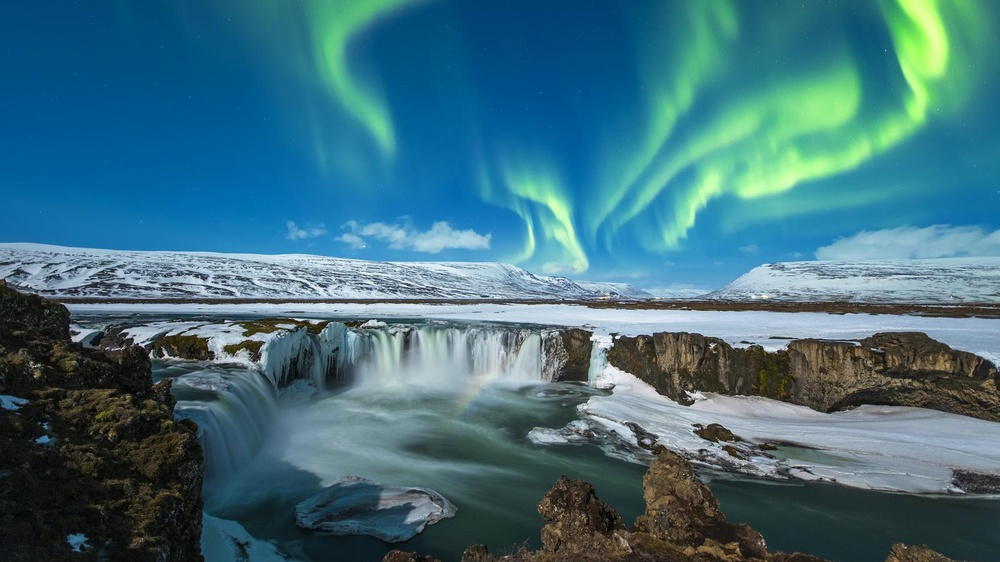
//> input picture C++/opencv/class3/p1.jpg, 1000 x 562 px, shrunk from 1600 x 900 before the run
$ ./ch2   (built with g++ and OpenCV 4)
//> lines starting //> are read from the running program, lines starting //| are printed output that depends on the picture
#include <iostream>
#include <opencv2/opencv.hpp>

using namespace std;
using namespace cv;

int main(int argc, char **argv)
{
    Mat src = imread("../p1.jpg");
//> src is the input picture: 562 rows x 1000 cols, CV_8UC3; mean B, G, R 125.5, 111.6, 64
    namedWindow("INPUT", WINDOW_FREERATIO);
    if(src.empty())
    {
        cout << "could not load the picture" << endl;
        return -1;
    }
    imshow("INPUT", src);

    // Robert
    Mat robert_dst_x, robert_dst_y;
    Mat robert_kernel_x = (Mat_<int>(2, 2) << 1, 0, 0, -1);
    Mat robert_kernel_y = (Mat_<int>(2, 2) << 0, 1, -1, 0);
    filter2D(src, robert_dst_x, -1, robert_kernel_x, Point(-1,-1), 0.0);
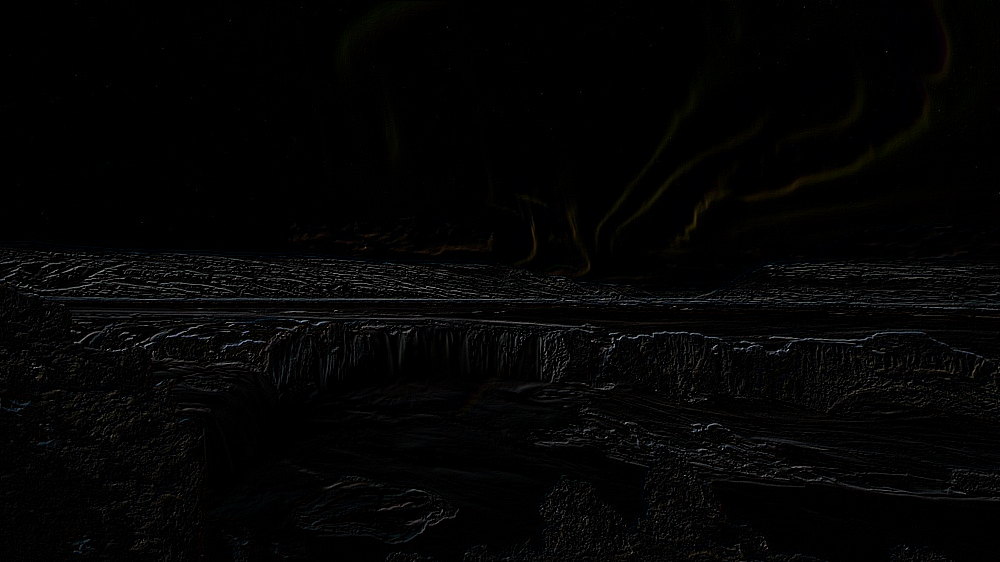
//> robert_dst_x: 562 rows x 1000 cols, CV_8UC3; mean B, G, R 4, 4, 4
    filter2D(src, robert_dst_y, -1, robert_kernel_y, Point(-1,-1), 0.0);
    namedWindow("ROBERT_X", WINDOW_FREERATIO);
    namedWindow("ROBERT_Y", WINDOW_FREERATIO);
    imshow("ROBERT_X", robert_dst_x);
    imshow("ROBERT_Y", robert_dst_y);
    imshow("ROBERT_ADD", robert_dst_x + robert_dst_y);
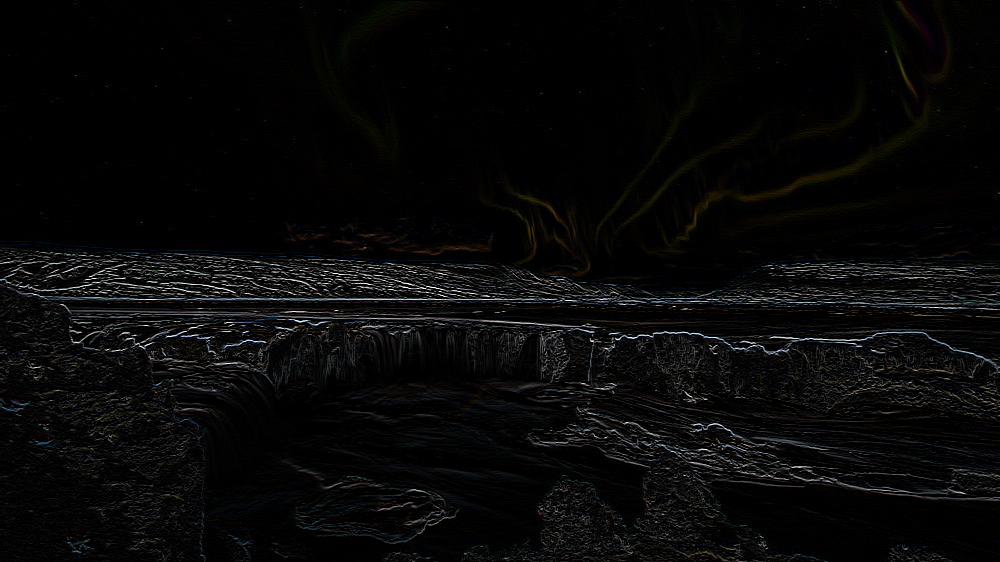
//> window 'ROBERT_ADD': 562 rows x 1000 cols, CV_8UC3; mean B, G, R 8.2, 8.3, 8.2
    waitKey(0);
    destroyAllWindows();

    // Sobel
    Mat sobel_dst_x, sobel_dst_y;
    Mat sobel_kernel_x = (Mat_<int>(3, 3) << -1, 0, 1, -2, 0, 2, -1, 0, 1);
    Mat sobel_kernel_y = (Mat_<int>(3, 3) << -1, -2, -1, 0, 0, 0, 1, 2, 1);
    filter2D(src, sobel_dst_x, -1, sobel_kernel_x, Point(-1,-1), 0.0);
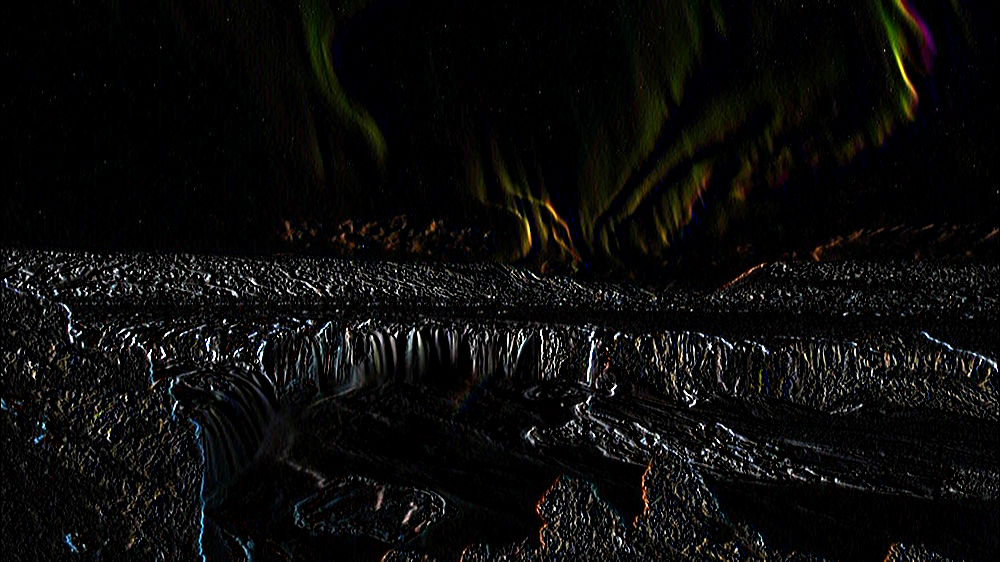
//> sobel_dst_x: 562 rows x 1000 cols, CV_8UC3; mean B, G, R 10.4, 11.2, 11.4
    filter2D(src, sobel_dst_y, -1, sobel_kernel_y, Point(-1,-1), 0.0);
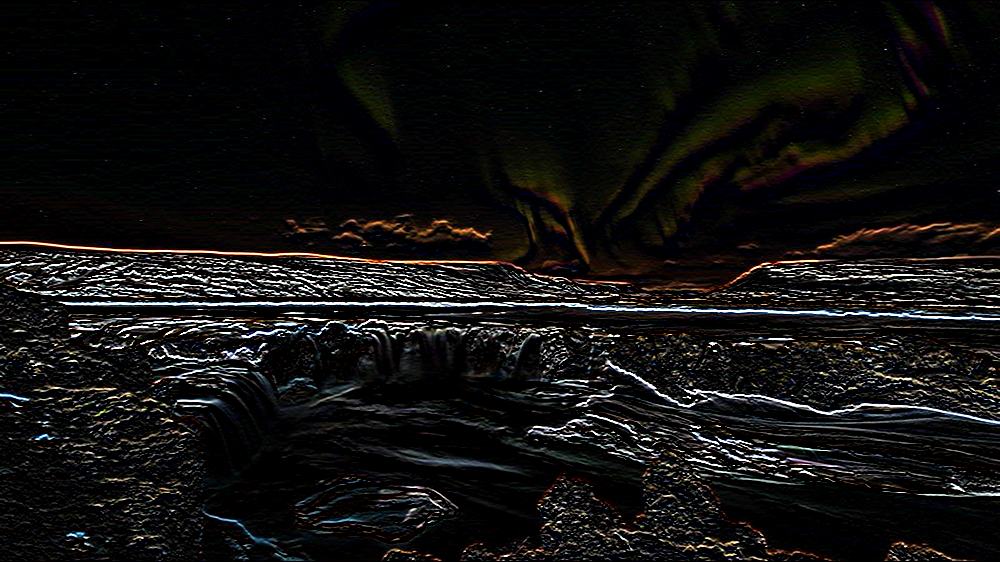
//> sobel_dst_y: 562 rows x 1000 cols, CV_8UC3; mean B, G, R 16.8, 17.4, 18.2
    namedWindow("SOBEL_X", WINDOW_FREERATIO);
    namedWindow("SOBEL_Y", WINDOW_FREERATIO);
    imshow("SOBEL_X", sobel_dst_x);
    imshow("SOBEL_Y", sobel_dst_y);
    imshow("SOBEL_ADD", sobel_dst_x + sobel_dst_y);
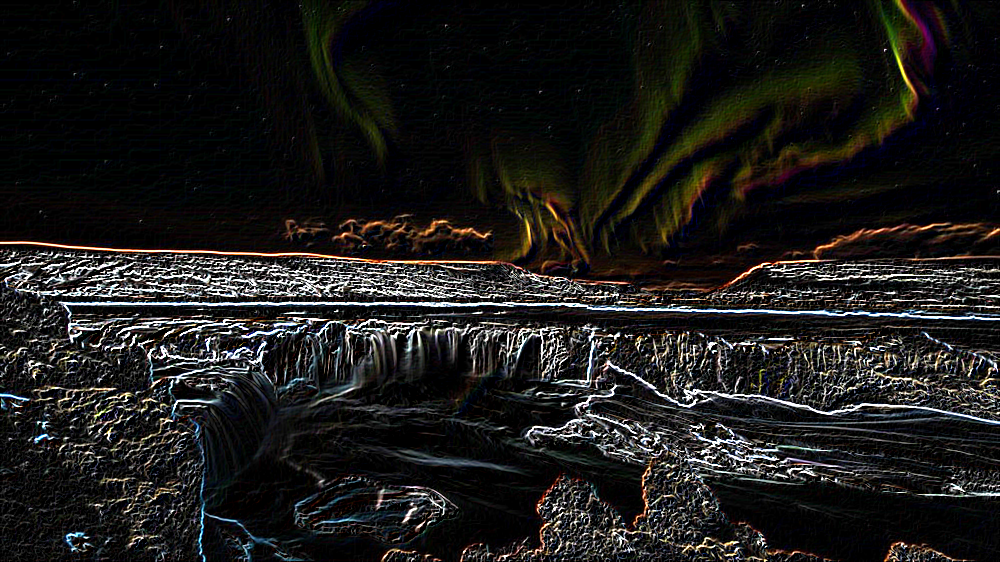
//> window 'SOBEL_ADD': 562 rows x 1000 cols, CV_8UC3; mean B, G, R 26.5, 27.9, 28.8
    waitKey(0);
    destroyAllWindows();

    // Laplace
    Mat laplace_dst;
    Mat laplace_kernel = (Mat_<int>(3, 3) << 0, -1, 0, -1, 4, -1, 0, -1, 0);
    filter2D(src, laplace_dst, -1, laplace_kernel, Point(-1,-1), 0.0);
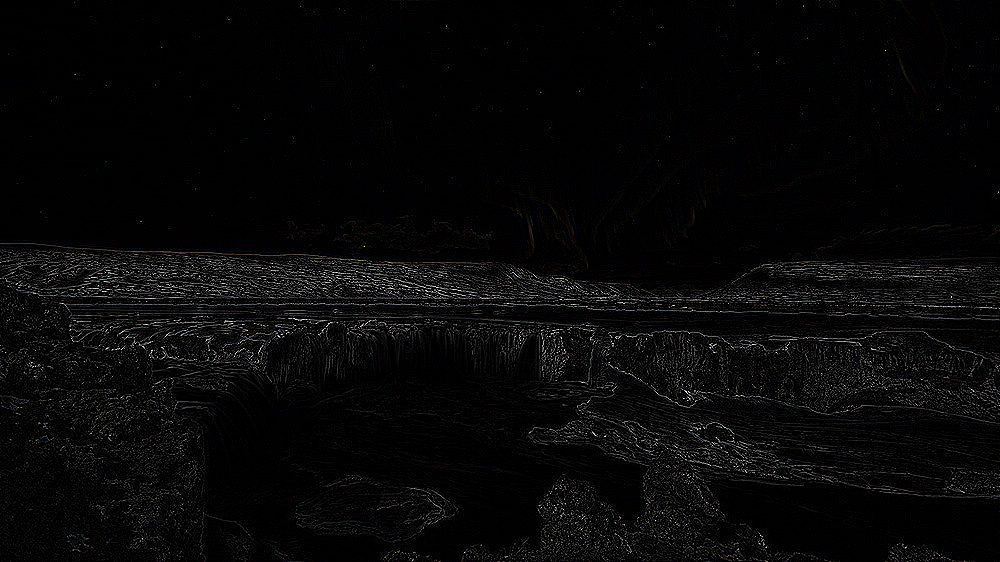
//> laplace_dst: 562 rows x 1000 cols, CV_8UC3; mean B, G, R 7.3, 7.2, 7.2
    imshow("LAPLACE", laplace_dst);
    waitKey(0);
    destroyAllWindows();

    int c = 0;
    int index = 0;
    int ksize = 3;
    Mat dst;
    namedWindow("OUTPUT", WINDOW_AUTOSIZE);
    while(true)
    {
        c = waitKey(500);
//> the Esc key is pressed
        if((char)c == 27 || (char)c == 13)   //ESC
            break;

        ksize = 4 + (index % 5) * 2 +1;
        Mat kernel = Mat::ones(Size(ksize, ksize), CV_32F) / (float)(ksize * ksize);
        filter2D(src, dst, -1, kernel, Point(-1, -1), 0.0);
        index++;
        imshow("OUTPUT", dst);
    }

    return 0;
}
